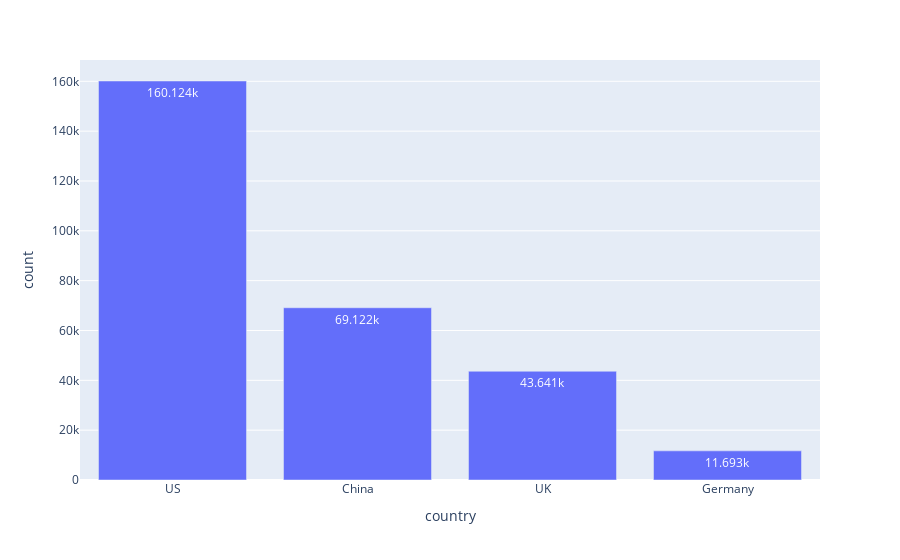

The cell this chart's notebook holds for it:
### Markdown cell above
## Distribution par pays

### Code cell
country_distribution = df["country"].value_counts().reset_index()
country_distribution.columns = ["country", "count"]

fig = px.bar(
    country_distribution,
    x="country",
    y="count",
    text_auto=True,
)
fig.show()

### Figure 1 — Plotly figure (JSON) as saved in the notebook; plotly's stock layout.template omitted (floating-point values rounded to 4 significant figures)
{"data": [{"alignmentgroup": "True", "hovertemplate": "country=%{x}<br>count=%{y}<extra></extra>", "legendgroup": "", "marker": {"color": "#636efa", "pattern": {"shape": ""}}, "name": "", "offsetgroup": "", "orientation": "v", "showlegend": false, "textposition": "auto", "texttemplate": "%{y}", "type": "bar", "x": ["US", "China", "UK", "Germany"], "xaxis": "x", "y": [160124, 69122, 43641, 11693], "yaxis": "y"}], "layout": {"barmode": "relative", "legend": {"tracegroupgap": 0}, "margin": {"t": 60}, "xaxis": {"anchor": "y", "domain": [0, 1], "title": {"text": "country"}}, "yaxis": {"anchor": "x", "domain": [0, 1], "title": {"text": "count"}}}}
